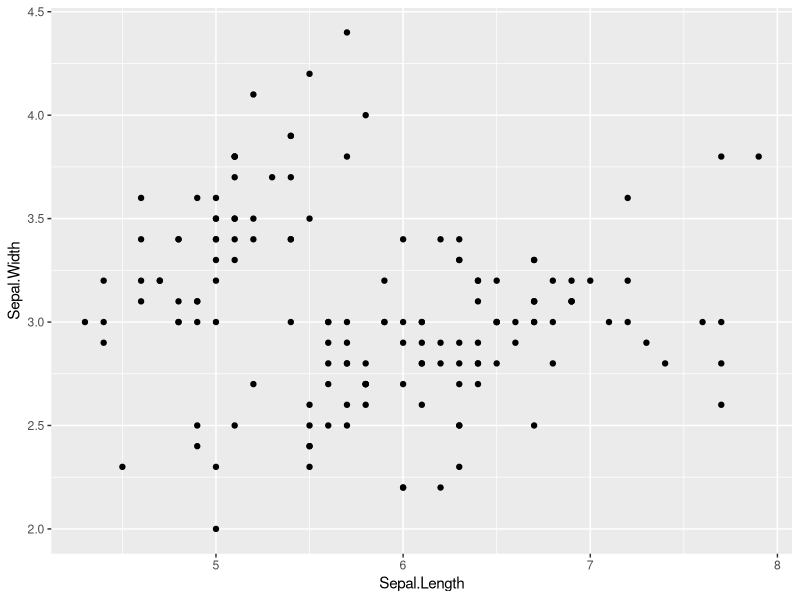
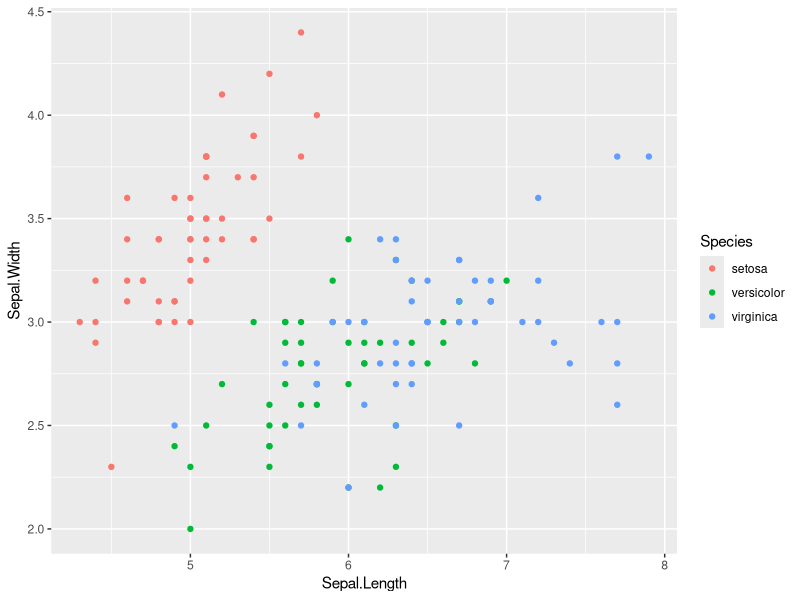
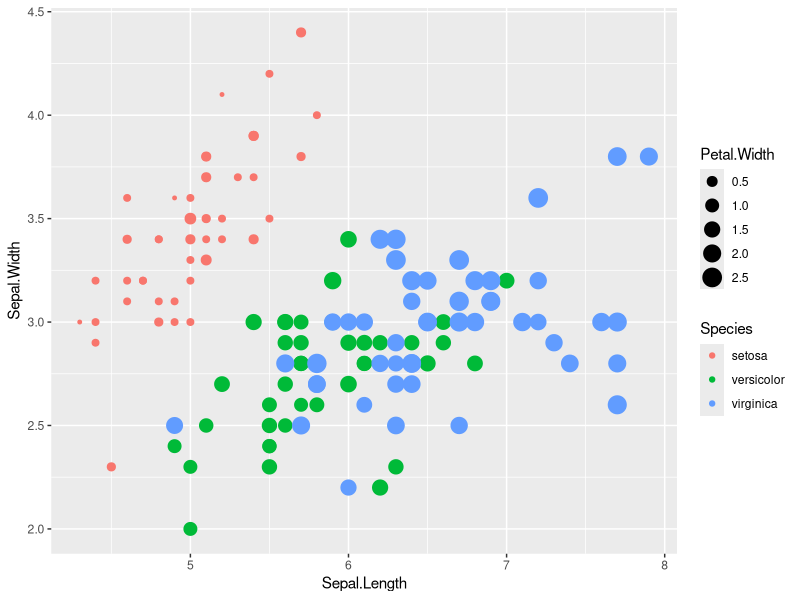
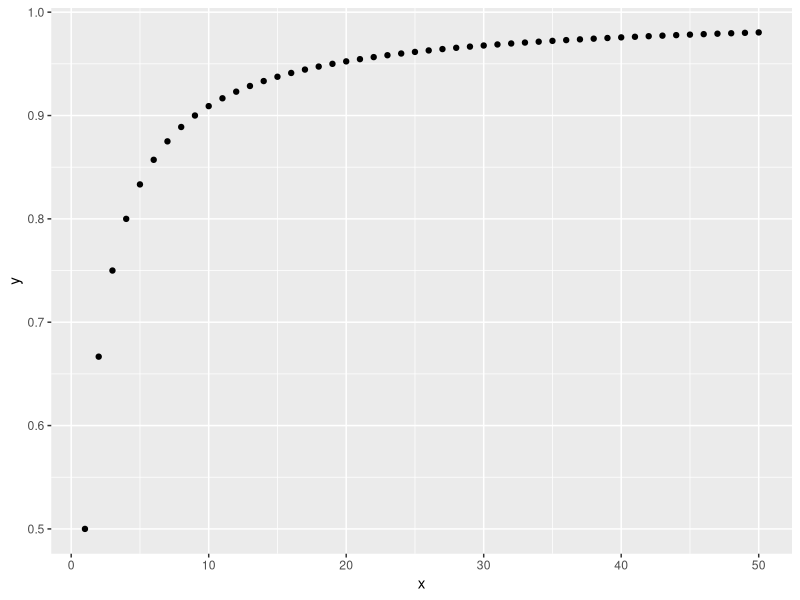
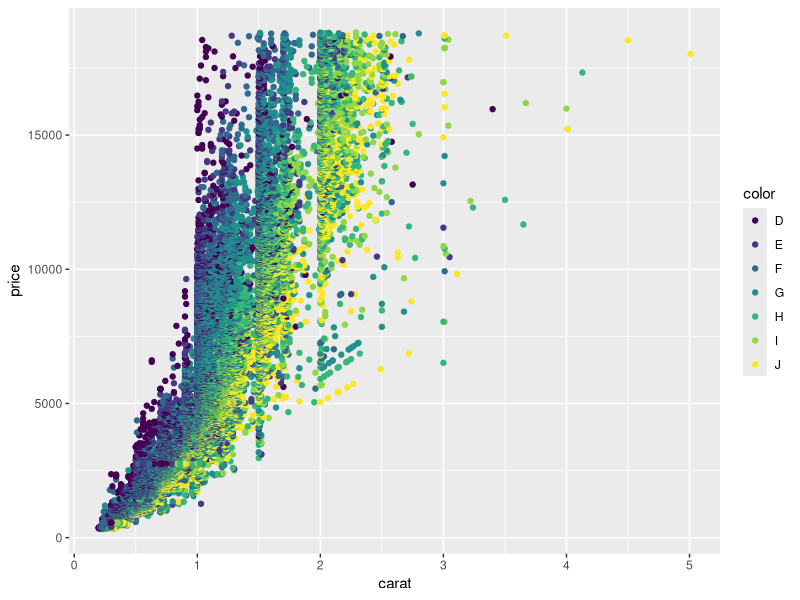
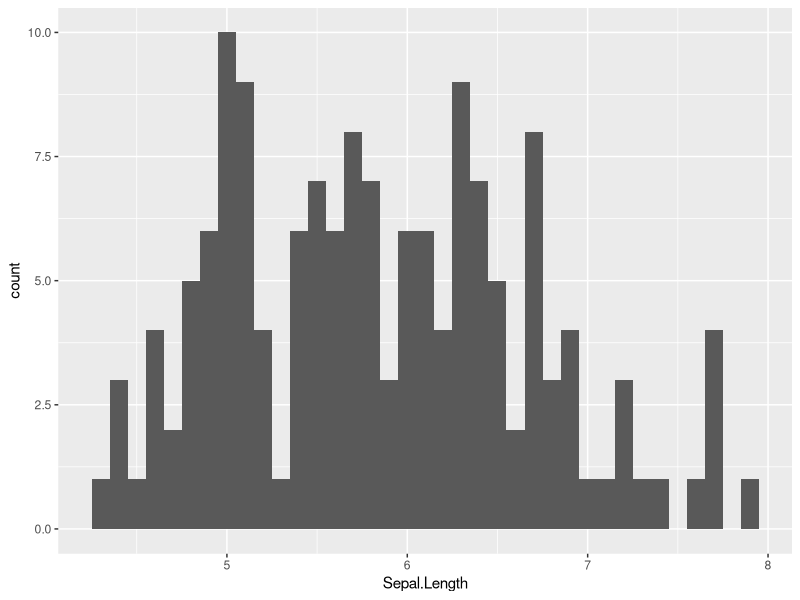
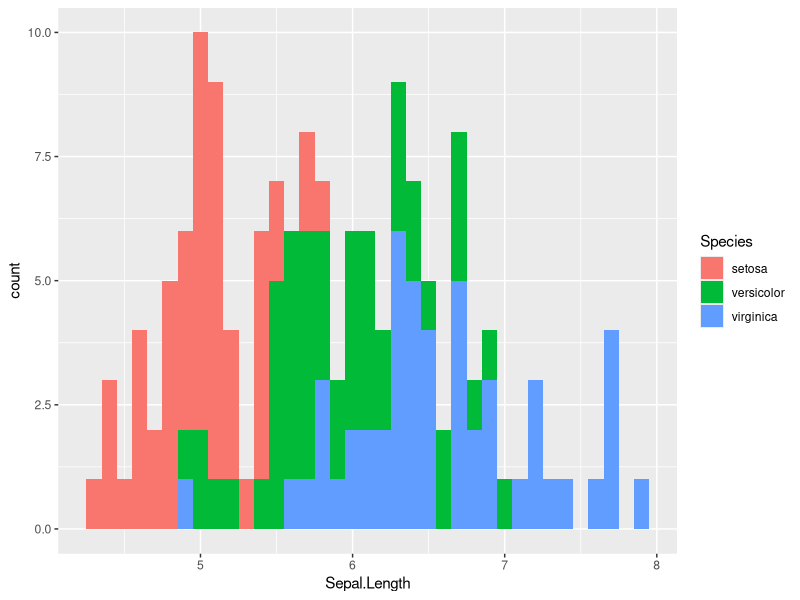
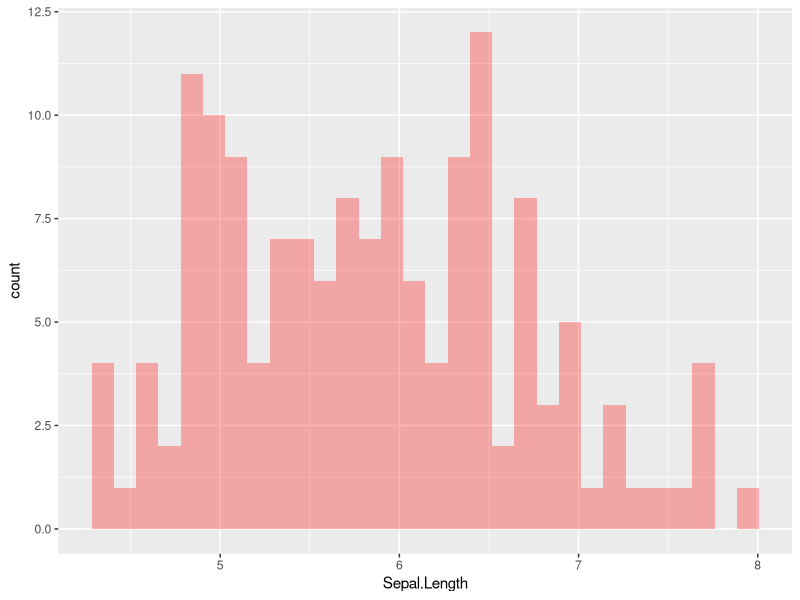

Generate these figures, in order, with R:
############################################################
#
# Data Mining 5 - ggplot2
#
############################################################

# http://docs.ggplot2.org/current/
# C2_plot.R & C5_boxplot_ggplot.R 파일 참조

library(ggplot2)
library(dplyr)

head(iris)


#-----------------------------------------------------------
# Scatter plots

# 1.
x <- ggplot(iris, aes(Sepal.Length, Sepal.Width))
x + geom_point()
x + geom_point(aes(colour = Species))
x + geom_point(aes(colour = Species, size = Petal.Width))   # colour 구분은 factor 필요!!!

# 2. 
x <- 1:50
y <- sapply(x, function(x) x/(x+1))
df <- data.frame(x, y)
head(df)

ggplot(df, aes(x, y)) + geom_point()

# 3.
head(diamonds)

ggplot(diamonds, aes(x = carat, y = price)) + geom_point(aes(color = color))


#-----------------------------------------------------------
# Histograms

# 1
x <- ggplot(iris, aes(Sepal.Length))
x + geom_histogram(binwidth = 0.1)
x + geom_histogram(binwidth = 0.1, aes(fill = Species))
x + geom_histogram(fill = "red", alpha = 0.3)

# 2
ggplot(diamonds) + geom_histogram(aes(x = carat))

ggplot(diamonds) + geom_density(aes(x = carat), fill = "pink")


#-----------------------------------------------------------
# Line Charts

# 1.
head(economics)

x <- ggplot(economics)
x + geom_line(aes(x = date, y = unemploy))
x + geom_line(aes(x = date, y = unemploy), colour = "blue", size = 2)

x + geom_line(aes(x = date, y = unemploy), linetype = 2) + 
    geom_line(aes(x = date, y = pce), colour = "#CC79A7")

# 2.
head(Orange)

x <- ggplot(Orange, aes(age, circumference))
x + geom_line(aes(colour = Tree))
x + geom_line(aes(colour = Tree)) + geom_point()

ggplot(Orange, aes(age, circumference, colour = Tree)) + geom_line() + geom_point()

# 3.
library(lubridate)

eco = economics[which(year(economics$date) >= 2000), ]   # 2000년 이후 데이터만 추출
head(eco)
summary(eco)

eco$year = factor(year(eco$date))           # year
eco$month = month(eco$date, label = T)      # month name

g = ggplot(eco, aes(x = month, y = pop))
g + geom_line(aes(color = year, group = year)) + labs(title = "Population Growth")
# g + scale_y_continuous(labels = comma)


#-----------------------------------------------------------
# Bar Charts

# 1.
head(mtcars)
x <- ggplot(mtcars, aes(factor(cyl)))
x + geom_bar(aes(fill = factor(cyl)), width = 0.5)
x + geom_bar(aes(fill = factor(gear)), width = 0.5)
x + geom_bar(aes(fill = factor(gear)), width = 0.5) + coord_flip()

# 2.
x <- ggplot(mtcars, aes(factor(cyl), mpg))
x + geom_bar(aes(fill = factor(cyl)), width = 0.5, stat = "identity")

# 3.
head(diamonds)
summary(diamonds)

x <- ggplot(diamonds, aes(price))
x + geom_bar(aes(fill = cut), binwidth = 3000)
x + geom_bar(aes(fill = cut), binwidth = 3000, position = "dodge")
x + geom_bar(aes(fill = cut), binwidth = 3000, position = "fill")


#-----------------------------------------------------------
# Pie Charts

x <- ggplot(mtcars, aes(x = factor(1), fill = factor(cyl)))
x + geom_bar(width = 1) + coord_polar(theta = "y")


#-----------------------------------------------------------
# Box / Violin Plots

# 1
x <- ggplot(mtcars, aes(x = factor(cyl), y = mpg))
x + geom_boxplot()
x + geom_boxplot() + geom_jitter()
x + geom_boxplot(aes(fill = factor(cyl)), outlier.colour = "red", outlier.size = 4)

# 2
ggplot(diamonds, aes(x = 1, y = carat)) + geom_boxplot()        # x = 1 : 전체 데이터

ggplot(diamonds, aes(x = cut, y = carat)) + geom_boxplot()      # x = factor

ggplot(diamonds, aes(x = cut, y = carat)) + geom_violin()

ggplot(diamonds, aes(x = cut, y = carat)) + geom_violin() + geom_point()


#-----------------------------------------------------------
# Facets

head(diamonds)
summary(diamonds)

# 1
x <- ggplot(diamonds, aes(price))
x + geom_histogram(bins = 10) + facet_wrap(~ cut)
x + geom_histogram(binwidth = 3000) + facet_wrap(~ cut)
x + geom_histogram(binwidth = 3000) + facet_grid(. ~ cut)
x + geom_histogram(binwidth = 3000) + facet_grid(color ~ cut)

# 2
d = ggplot(diamonds, aes(x = carat, y = price)) 
d + geom_point(aes(color = color))
d + geom_point(aes(color = color)) + facet_wrap(~color)
d + geom_point(aes(color = color)) + facet_grid(cut ~ clarity)


#-----------------------------------------------------------
# Density

head(iris)

x = ggplot(iris, aes(Petal.Length))
x + geom_density()
x + geom_density(aes(color = Species))

